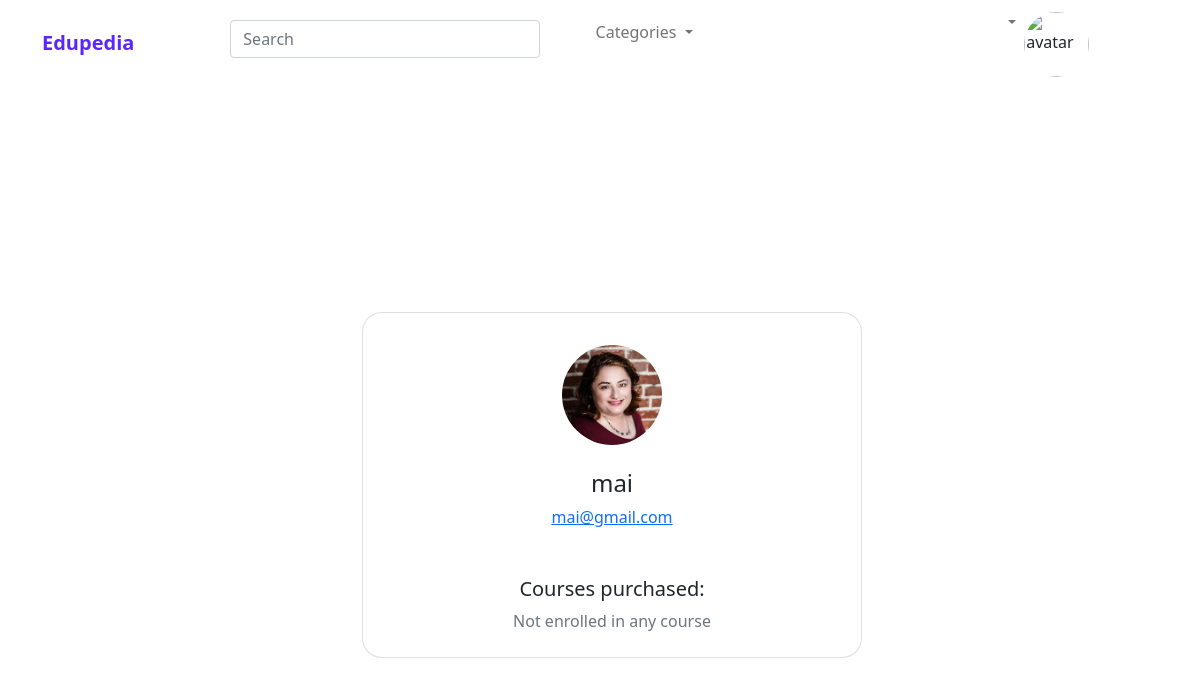
Page /server/learner.php?id=15 on the earlier database version.
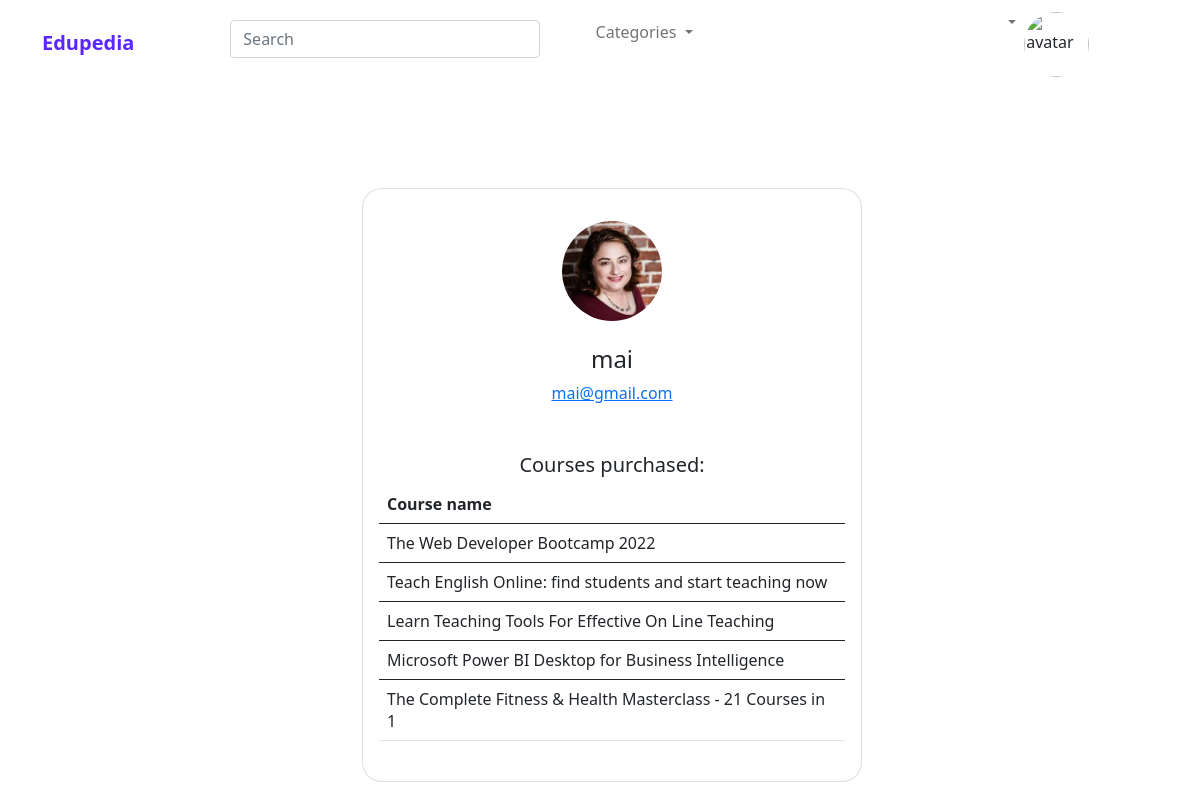
Same page on the later database version.
### tables this page shows
CREATE TABLE `enroll` (
  `learner_id` int(11) NOT NULL,
  `course_id` int(11) NOT NULL
);

CREATE TABLE `course` (
  `id` int(11) NOT NULL,
  `name` varchar(255) NOT NULL,
  `image` varchar(255) NOT NULL,
  `content` varchar(255) NOT NULL,
  `description` varchar(255) NOT NULL,
  `level` varchar(255) NOT NULL,
  `price` int(11) NOT NULL,
  `rating` int(11) NOT NULL,
  `status` int(11) NOT NULL,
  `category` int(11) NOT NULL,
  `tutor_id` int(11) NOT NULL,
  `admin_id` int(11) DEFAULT NULL
);

### server/learner.php (the view, shortened to what this page needs)
<html>
<head>
  <link rel="stylesheet" type="text/css" href="styles/styles.css">
  <link href="https://cdn.jsdelivr.net/npm/bootstrap@5.0.2/dist/css/bootstrap.min.css" rel="stylesheet">
  <link rel="stylesheet" href="https://cdnjs.cloudflare.com/ajax/libs/font-awesome/4.7.0/css/font-awesome.min.css">
</head>
<body id="learnerbody">
  <?php
  include_once 'navbarAdmin.php';
  include_once 'database.php';
  $sql = "SELECT * FROM user WHERE id='" . $_GET['id'] . "'";
  $result = $conn->query($sql);
  $row = $result->fetch_assoc();
  ?>
  <section class="vh-100" id="backg">
    <div class="container py-5 h-100">
      <div class="row d-flex justify-content-center align-items-center h-100">
        <div class="col-md-12 col-xl-4">
          <div class="card" style="border-radius: 20px;" id="learnerView">
            <div class="card-body text-center">
              <div class="mt-3 mb-4">
                <?php
                if ($row['picture'] != "") {
                ?>
                  <img src="<?php echo $row['picture'] ?>" class="rounded-circle img-fluid" style="width: 100px;" />
                <?php } else {
                ?>
                  <img src="images/pic.png" class="rounded-circle img-fluid" style="width: 100px;" />
                <?php
                } ?>
              </div>
              <h4 class="mb-2"><?php echo $row['fname'] ?></h4>
              <p class="text-muted mb-4"><a href="#!"><?php echo $row['email'] ?></a></p>
              <div class="d-flex justify-content-center text-center mt-5 mb-2">
                <div>
                  <p class="mb-2 h5">Courses purchased:</p>
                  <?php
                  $sql1 = "SELECT * FROM enroll WHERE learner_id='" . $_GET['id'] . "'";
                  $result1 = $conn->query($sql1);
                  if ($result1->num_rows > 0) {
                  ?>
                    <table class="table table-hover">
                      <thead>
                        <tr>
                          <th>Course name</th>
                        </tr>
                      </thead>
                      <?php
                      while ($row1 = $result1->fetch_assoc()) {
                        $sql2 = "SELECT name FROM course WHERE id='" . $row1['course_id'] . "'";
                        $result2 = $conn->query($sql2);
                        $row2 = $result2->fetch_assoc();
                      ?>
                        <tbody>
                          <tr scope="row">
                            <td><?php echo $row2['name'] ?></td>
                          </tr>
                        </tbody>
                      <?php
                      }
                    } else {
                      ?>
                      <p class="text-muted mb-0">Not enrolled in any course</p>
                    <?php
                    }
                    ?>
                    </table>
                </div>
              </div>
            </div>
          </div>
        </div>
      </div>
    </div>
  </section>
</body>
</html>

Differences in the rows shown:
added enroll: course.name "The Web Developer Bootcamp 2022"
added enroll: course.name "Teach English Online: find students and start teaching now"
added enroll: course.name "Learn Teaching Tools For Effective On Line Teaching"
added enroll: course.name "Microsoft Power BI Desktop for Business Intelligence"
added enroll: course.name "The Complete Fitness & Health Masterclass - 21 Courses in 1"
Other differences:
text no longer shown: "Not enrolled in any course"
text now shown: "Course name"
